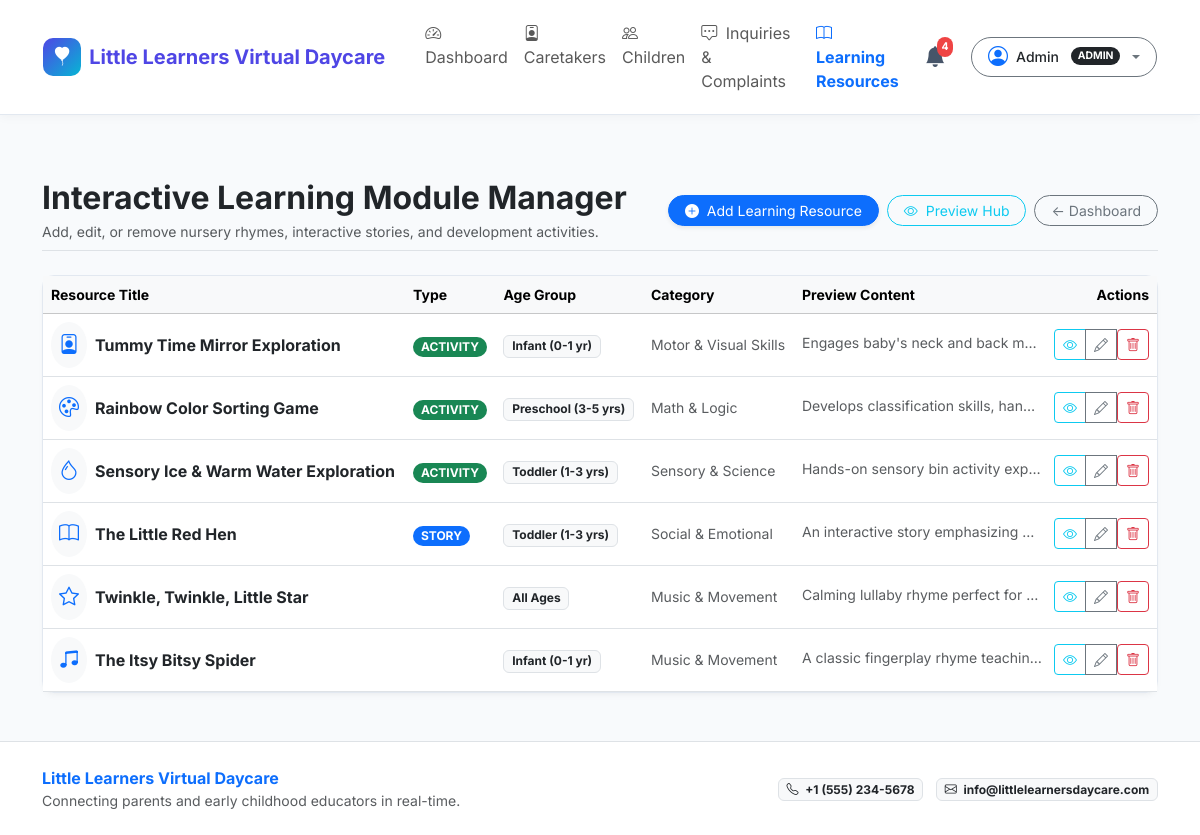
Page /admin/learning (signed in) on the committed database.
### models/user.py (models this page shows, shortened)
class User(UserMixin, db.Model):
    __tablename__ = 'users'
    id = db.Column(db.Integer, primary_key=True)
    name = db.Column(db.String(120), nullable=False)
    email = db.Column(db.String(120), unique=True, nullable=False, index=True)
    password_hash = db.Column(db.String(256), nullable=False)
    role = db.Column(db.String(20), nullable=False, default='parent') # 'admin', 'caregiver', 'parent'
    phone = db.Column(db.String(30), nullable=True)
    created_at = db.Column(db.DateTime, default=datetime.utcnow)
    is_approved = db.Column(db.Boolean, default=True) # caregivers need admin approval
    reset_token = db.Column(db.String(100), nullable=True, index=True)
    reset_token_expiry = db.Column(db.DateTime, nullable=True)
    parent_children = db.relationship('Child', back_populates='parent', foreign_keys='Child.parent_id', lazy='dynamic')
    assigned_children = db.relationship('Child', back_populates='caregiver', foreign_keys='Child.caregiver_id', lazy='dynamic')
    activity_logs = db.relationship('ActivityLog', back_populates='author', lazy='dynamic')
    photos_uploaded = db.relationship('Photo', back_populates='uploader', lazy='dynamic')
    sent_messages = db.relationship('Message', back_populates='sender', foreign_keys='Message.sender_id', lazy='dynamic')
    received_messages = db.relationship('Message', back_populates='receiver', foreign_keys='Message.receiver_id', lazy='dynamic')
    notifications = db.relationship('Notification', back_populates='user', lazy='dynamic', cascade='all, delete-orphan')
    complaints = db.relationship('Complaint', back_populates='user', lazy='dynamic')
    @property
    def is_admin(self):
        return self.role == 'admin'
    @property
    def is_caretaker(self):
        return self.role in ('caretaker', 'caregiver')
    @property
    def is_caregiver(self):
        return self.is_caretaker
    @property
    def is_parent(self):
        return self.role == 'parent'
    @property
    def display_role(self):
        if self.is_caretaker:
            return "Caretaker"
        return self.role.title()

### models/learning.py (models this page shows, shortened)
class LearningResource(db.Model):
    __tablename__ = 'learning_resources'
    id = db.Column(db.Integer, primary_key=True)
    title = db.Column(db.String(150), nullable=False)
    type = db.Column(db.String(30), nullable=False) # 'rhyme', 'story', 'activity', 'game'
    age_group = db.Column(db.String(30), nullable=False) # 'infant', 'toddler', 'preschool', 'all'
    category = db.Column(db.String(50), nullable=True, default='General')
    description = db.Column(db.Text, nullable=True)
    content_url_or_text = db.Column(db.Text, nullable=False)
    icon = db.Column(db.String(50), default='bi-book')
    created_at = db.Column(db.DateTime, default=datetime.utcnow)
    @property
    def type_badge_class(self):
        badges = {
            'rhyme': 'bg-pink text-white',
            'story': 'bg-primary text-white',
            'activity': 'bg-success text-white',
            'game': 'bg-warning text-dark'
        }
        return badges.get(self.type, 'bg-info text-white')
    @property
    def age_group_display(self):
        labels = {
            'infant': 'Infant (0-1 yr)',
            'toddler': 'Toddler (1-3 yrs)',
            'preschool': 'Preschool (3-5 yrs)',
            'all': 'All Ages'
        }
        return labels.get(self.age_group, self.age_group.title())

### routes/admin.py (the view)
@admin_bp.route('/learning')
def learning():
    resources = LearningResource.query.order_by(LearningResource.created_at.desc()).all()
    return render_template('admin/learning_manage.html', resources=resources)

### routes/admin.py (called while the page is built)
@admin_bp.before_request
@login_required
@role_required('admin')
def admin_access_check():
    pass

### routes/utils.py (called while the page is built)
def role_required(*roles):
    def decorator(f):
        @wraps(f)
        def decorated_function(*args, **kwargs):
            if not current_user.is_authenticated:
                return redirect(url_for('auth.login'))
            allowed_roles = set(roles)
            if 'caregiver' in allowed_roles:
                allowed_roles.add('caretaker')
            if 'caretaker' in allowed_roles:
                allowed_roles.add('caregiver')
            if current_user.role not in allowed_roles:
                abort(403)
            if current_user.is_caretaker and not current_user.is_approved:
                flash('Your caretaker account is pending administrator approval.', 'warning')
                return redirect(url_for('auth.pending_approval'))
            return f(*args, **kwargs)
        return decorated_function
    return decorator

### templates/admin/learning_manage.html (shortened to what this page needs)
{% extends "base.html" %}
{% block content %}
<div class="container py-4">
  <div class="d-flex flex-column flex-md-row justify-content-between align-items-start align-items-md-center gap-2 mb-4 pb-2 border-bottom">
    <div>
      <h2 class="fw-bold text-dark mb-1">Interactive Learning Module Manager</h2>
      <p class="text-muted small mb-0">Add, edit, or remove nursery rhymes, interactive stories, and development activities.</p>
    </div>
    <div class="d-flex gap-2">
      <a href="{{ url_for('admin.new_learning_resource') }}" class="btn btn-primary rounded-pill btn-sm px-3 shadow-sm">
        <i class="bi bi-plus-circle-fill me-1"></i> Add Learning Resource
      </a>
      <a href="{{ url_for('learning.index') }}" class="btn btn-outline-info rounded-pill btn-sm px-3">
        <i class="bi bi-eye me-1"></i> Preview Hub
      </a>
      <a href="{{ url_for('admin.dashboard') }}" class="btn btn-outline-secondary btn-sm rounded-pill px-3">
        &larr; Dashboard
      </a>
    </div>
  </div>
  <div class="card card-custom">
    <div class="card-body p-0">
      {% if resources %}
        <div class="table-responsive">
          <table class="table table-hover align-middle mb-0">
            <thead class="table-light small text-muted">
              <tr>
                <th>Resource Title</th>
                <th>Type</th>
                <th>Age Group</th>
                <th>Category</th>
                <th>Preview Content</th>
                <th class="text-end">Actions</th>
              </tr>
            </thead>
            <tbody>
              {% for res in resources %}
                <tr>
                  <td>
                    <div class="d-flex align-items-center gap-2">
                      <div class="rounded-circle bg-light p-2 text-primary">
                        <i class="bi {{ res.icon or 'bi-book' }} fs-5"></i>
                      </div>
                      <strong class="text-dark">{{ res.title }}</strong>
                    </div>
                  </td>
                  <td>
                    <span class="badge {{ res.type_badge_class }} rounded-pill text-uppercase px-2 py-1">
                      {{ res.type }}
                    </span>
                  </td>
                  <td>
                    <span class="badge bg-light text-dark border">
                      {{ res.age_group_display }}
                    </span>
                  </td>
                  <td class="small text-muted">
                    {{ res.category or 'General' }}
                  </td>
                  <td class="small text-muted" style="max-width: 250px;">
                    <span class="d-inline-block text-truncate" style="max-width: 240px;">
                      {{ res.description or res.content_url_or_text[:80] }}
                    </span>
                  </td>
                  <td class="text-end">
                    <div class="btn-group">
                      <a href="{{ url_for('learning.detail', resource_id=res.id) }}" class="btn btn-sm btn-outline-info" title="Preview">
                        <i class="bi bi-eye"></i>
                      </a>
                      <a href="{{ url_for('admin.edit_learning_resource', res_id=res.id) }}" class="btn btn-sm btn-outline-secondary" title="Edit">
                        <i class="bi bi-pencil"></i>
                      </a>
                      <form method="POST" action="{{ url_for('admin.delete_learning_resource', res_id=res.id) }}" class="d-inline" onsubmit="return confirm('Delete this learning resource?');">
                        <button type="submit" class="btn btn-sm btn-outline-danger" title="Delete">
                          <i class="bi bi-trash"></i>
                        </button>
                      </form>
                    </div>
                  </td>
                </tr>
              {% endfor %}
            </tbody>
          </table>
        </div>
      {% else %}
        <div class="text-center py-5 text-muted">
          <i class="bi bi-journal-x fs-2 d-block mb-2"></i>
          No learning resources found. Click "Add Learning Resource" to create one.
        </div>
      {% endif %}
    </div>
  </div>
</div>
{% endblock %}

### templates/base.html (shortened to what this page needs)
<!DOCTYPE html>
<html lang="en">
<head>
  <link href="https://cdn.jsdelivr.net/npm/bootstrap@5.3.3/dist/css/bootstrap.min.css" rel="stylesheet">
  <link href="https://cdn.jsdelivr.net/npm/bootstrap-icons@1.11.3/font/bootstrap-icons.min.css" rel="stylesheet">
  <link rel="stylesheet" href="{{ url_for('static', filename='css/style.css') }}">
</head>
<body>
  <nav class="navbar navbar-expand-lg navbar-custom sticky-top">
    <div class="container-fluid px-lg-4">
      <a class="navbar-brand brand-logo" href="{{ url_for('index') }}">
        <div class="brand-icon">
          <i class="bi bi-balloon-heart-fill"></i>
        </div>
        <span>{{ daycare_name }}</span>
      </a>
      <div class="collapse navbar-collapse" id="navbarMain">
        <ul class="navbar-nav me-auto mb-2 mb-lg-0 ms-lg-3">
          {% if current_user.is_authenticated %}
            {% if current_user.is_admin %}
              <li class="nav-item">
                <a class="nav-link {% if request.endpoint == 'admin.dashboard' %}active fw-bold text-primary{% endif %}" href="{{ url_for('admin.dashboard') }}">
                  <i class="bi bi-speedometer2 me-1"></i> Dashboard
                </a>
              </li>
              <li class="nav-item">
                <a class="nav-link {% if 'caregiver' in request.endpoint %}active fw-bold text-primary{% endif %}" href="{{ url_for('admin.caregivers') }}">
                  <i class="bi bi-person-badge me-1"></i> Caretakers
                </a>
              </li>
              <li class="nav-item">
                <a class="nav-link {% if 'children' in request.endpoint or 'child' in request.endpoint %}active fw-bold text-primary{% endif %}" href="{{ url_for('admin.children') }}">
                  <i class="bi bi-people me-1"></i> Children
                </a>
              </li>
              <li class="nav-item">
                <a class="nav-link {% if 'complaint' in request.endpoint %}active fw-bold text-primary{% endif %}" href="{{ url_for('admin.complaints') }}">
                  <i class="bi bi-chat-square-dots me-1"></i> Inquiries & Complaints
                </a>
              </li>
              <li class="nav-item">
                <a class="nav-link {% if 'learning' in request.endpoint %}active fw-bold text-primary{% endif %}" href="{{ url_for('admin.learning') }}">
                  <i class="bi bi-book me-1"></i> Learning Resources
                </a>
              </li>
            {% endif %}
          {% endif %}
        </ul>
        <div class="d-flex align-items-center gap-3">
          {% if current_user.is_authenticated %}
            <div class="dropdown">
              <button class="notification-bell-btn position-relative" type="button" id="notificationBellBtn" data-bs-toggle="dropdown" aria-expanded="false">
                <i class="bi bi-bell-fill"></i>
                <span id="notificationBadge" class="notification-badge {% if unread_notifs_count == 0 %}d-none{% endif %}">
                  {{ unread_notifs_count }}
                </span>
              </button>
            </div>
            <div class="dropdown">
              <button class="btn btn-sm btn-outline-secondary dropdown-toggle d-flex align-items-center gap-2 rounded-pill px-3 py-1" type="button" data-bs-toggle="dropdown" aria-expanded="false">
                <i class="bi bi-person-circle fs-5 text-primary"></i>
                <span class="fw-medium text-dark">{{ current_user.name }}</span>
                <span class="badge {% if current_user.is_admin %}bg-dark{% elif current_user.is_caregiver %}bg-success{% else %}bg-primary{% endif %} rounded-pill ms-1 text-uppercase" style="font-size: 0.65rem;">
                  {{ current_user.display_role }}
                </span>
              </button>
            </div>
          {% else %}
            <a href="{{ url_for('auth.login') }}" class="btn btn-outline-primary btn-sm px-3 rounded-pill fw-medium">Sign In</a>
            <a href="{{ url_for('auth.register') }}" class="btn btn-primary btn-sm px-3 rounded-pill fw-medium">Register</a>
          {% endif %}
        </div>
      </div>
    </div>
  </nav>
  <div class="toast-container position-fixed bottom-0 end-0 p-3" id="toastContainer" style="z-index: 1090;"></div>
  <main class="py-4">
    {% block content %}{% endblock %}
  </main>
  <footer class="bg-white border-top py-4 mt-auto">
    <div class="container">
      <div class="row align-items-center gy-3">
        <div class="col-md-6 text-center text-md-start">
          <span class="fw-bold text-primary">{{ daycare_name }}</span>
          <p class="text-muted small mb-0">Connecting parents and early childhood educators in real-time.</p>
        </div>
        <div class="col-md-6 text-center text-md-end">
          <span class="badge bg-light text-dark border me-2"><i class="bi bi-telephone me-1"></i> {{ daycare_phone }}</span>
          <span class="badge bg-light text-dark border"><i class="bi bi-envelope me-1"></i> {{ daycare_email }}</span>
        </div>
      </div>
    </div>
  </footer>
</body>
</html>

### static/css/style.css (style rules this page uses)
:root { --primary-color: #4f46e5; --primary-hover: #4338ca; --secondary-color: #06b6d4; --accent-color: #f43f5e; --success-color: #10b981; --warning-color: #f59e0b; --info-color: #3b82f6; --light-bg: #f8fafc; --card-bg: #ffffff; --text-main: #1e293b; --text-muted: #64748b; --border-color: #e2e8f0; --radius-lg: 16px; --radius-md: 12px; --radius-sm: 8px; }
body { font-family: 'Inter', -apple-system, BlinkMacSystemFont, "Segoe UI", Roboto, Helvetica, Arial, sans-serif; background-color: var(--light-bg); color: var(--text-main); min-height: 100vh; display: flex; flex-direction: column; }
main { flex: 1 0 auto; }
.navbar-custom { background-color: #ffffff; box-shadow: 0 2px 10px rgba(0, 0, 0, 0.04); border-bottom: 1px solid var(--border-color); padding: 0.8rem 1.2rem; }
.brand-logo { font-weight: 700; font-size: 1.25rem; color: var(--primary-color) !important; display: flex; align-items: center; gap: 0.5rem; }
.brand-icon { width: 38px; height: 38px; background: linear-gradient(135deg, #4f46e5, #06b6d4); color: white; border-radius: 10px; display: flex; align-items: center; justify-content: center; font-size: 1.2rem; }
.card-custom { background: var(--card-bg); border: 1px solid var(--border-color); border-radius: var(--radius-md); box-shadow: 0 4px 6px -1px rgba(0, 0, 0, 0.03), 0 2px 4px -2px rgba(0, 0, 0, 0.03); transition: transform 0.15s ease, box-shadow 0.15s ease; }
.notification-bell-btn { position: relative; background: transparent; border: none; font-size: 1.3rem; color: #475569; cursor: pointer; padding: 0.4rem 0.6rem; border-radius: 8px; }
.notification-badge { position: absolute; top: 2px; right: 2px; font-size: 0.65rem; padding: 0.2em 0.45em; border-radius: 9999px; background-color: #ef4444; color: white; font-weight: 700; }

### rows in the picture
User: name "Admin", display_role "ADMIN"
LearningResource: title "Tummy Time Mirror Exploration", type "ACTIVITY", age_group_display "Infant (0-1 yr)", category "Motor & Visual Skills", description "Engages baby's neck and back m…"
LearningResource: title "Rainbow Color Sorting Game", type "ACTIVITY", age_group_display "Preschool (3-5 yrs)", category "Math & Logic", description "Develops classification skills, han…"
LearningResource: title "Sensory Ice & Warm Water Exploration", type "ACTIVITY", age_group_display "Toddler (1-3 yrs)", category "Sensory & Science", description "Hands-on sensory bin activity exp…"
LearningResource: title "The Little Red Hen", type "STORY", age_group_display "Toddler (1-3 yrs)", category "Social & Emotional", description "An interactive story emphasizing…"
LearningResource: title "Twinkle, Twinkle, Little Star", age_group_display "All Ages", category "Music & Movement", description "Calming lullaby rhyme perfect for…"
LearningResource: title "The Itsy Bitsy Spider", age_group_display "Infant (0-1 yr)", category "Music & Movement", description "A classic fingerplay rhyme teachin…"

### other values in the picture
{{ daycare_name }} "Little Learners Virtual Daycare"
{{ unread_notifs_count }} "4"
{{ daycare_phone }} "+1 (555) 234-5678"
{{ daycare_email }} "info@littlelearnersdaycare.com"
